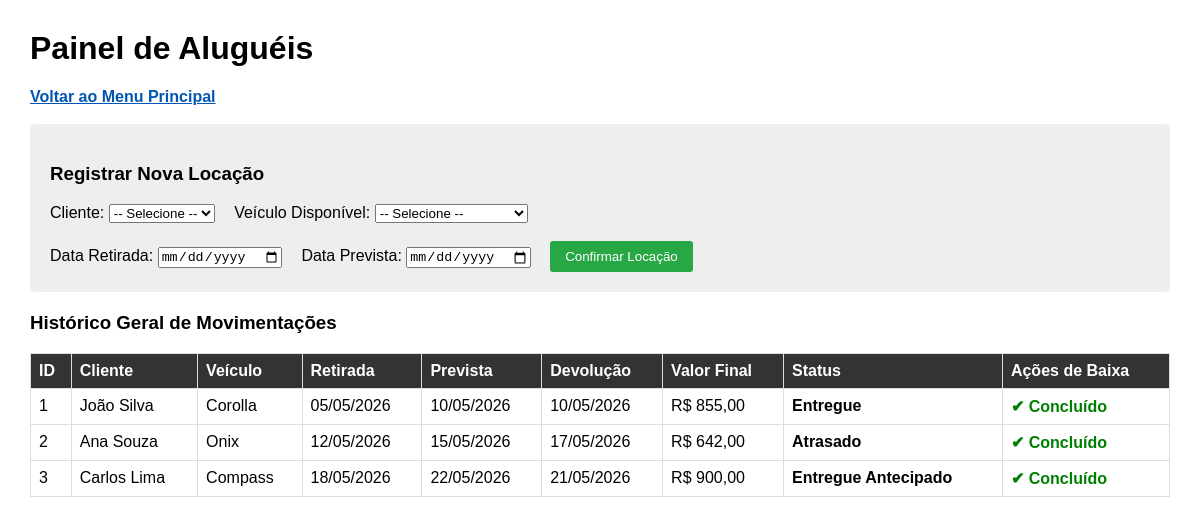
/alugueislista.php, run on the app's committed database.
### tables this page shows
CREATE TABLE IF NOT EXISTS ALUGA (
    ID_LOCACAO INT AUTO_INCREMENT PRIMARY KEY,
    FK_CLIENTE_ID_CLIENTE INT NOT NULL,
    FK_VEICULOS_ID_VEICULOS INT NOT NULL,
    DATA_RETIRADA DATE NOT NULL,
    DATA_PREVISTA DATE NOT NULL,
    DATA_DEVOLUCAO DATE NULL,
    DIAS_CONTRATADOS INT NOT NULL,
    DIAS_REAIS INT NULL,
    VALOR_BRUTO DECIMAL(10,2) NOT NULL,
    DESCONTO DECIMAL(10,2) DEFAULT 0.00,
    MULTA DECIMAL(10,2) DEFAULT 0.00,
    VALOR_FINAL DECIMAL(10,2) NOT NULL,
    STATUS VARCHAR(30) DEFAULT 'Em andamento',
    
    FOREIGN KEY (FK_CLIENTE_ID_CLIENTE) REFERENCES CLIENTE (ID_CLIENTE),
    FOREIGN KEY (FK_VEICULOS_ID_VEICULOS) REFERENCES VEICULOS (ID_VEICULOS)
);

CREATE TABLE IF NOT EXISTS CLIENTE (
    ID_CLIENTE INT AUTO_INCREMENT PRIMARY KEY,
    NOME VARCHAR(100) NOT NULL,
    DATA_NASCIMENTO DATE NOT NULL,
    CIDADE VARCHAR(50) NOT NULL
);

CREATE TABLE IF NOT EXISTS VEICULOS (
    ID_VEICULOS INT AUTO_INCREMENT PRIMARY KEY,
    NOME_VEICULO VARCHAR(50) NOT NULL,
    PLACA VARCHAR(10) NOT NULL UNIQUE,
    CATEGORIA VARCHAR(30) NOT NULL,
    VALOR_DIARIA DECIMAL(10,2) NOT NULL,
    STATUS VARCHAR(20) DEFAULT 'disponivel'
);

### alugueislista.php (the view, shortened to what this page needs)
<?php
include_once 'conexao.php';
$locacoes = $conn->query("SELECT l.*, c.NOME, v.NOME_VEICULO FROM ALUGA l JOIN CLIENTE c ON l.FK_CLIENTE_ID_CLIENTE = c.ID_CLIENTE JOIN VEICULOS v ON l.FK_VEICULOS_ID_VEICULOS = v.ID_VEICULOS")->fetchAll(PDO::FETCH_ASSOC);
?>
<!DOCTYPE html>
<html lang="pt-br">
<head>
</head>
<body>
    <h1>Painel de Aluguéis</h1>
    <a href="index.php" style="font-weight: bold; color: #0056b3;">Voltar ao Menu Principal</a><br><br>
    <div class="bloco">
        <h3>Registrar Nova Locação</h3>
        <form method="POST">
            <label>Cliente:</label>
            <select name="id_cliente" required>
                <option value="">-- Selecione --</option>
            </select>
            <label style="margin-left: 15px;">Veículo Disponível:</label>
            <select name="id_veiculo" required>
                <option value="">-- Selecione --</option>
            </select>
            <br><br>
            <label>Data Retirada:</label>
            <input type="date" name="data_retirada" required>
            <label style="margin-left: 15px;">Data Prevista:</label>
            <input type="date" name="data_prevista" required>
            <button type="submit" name="novo_aluguel" style="margin-left: 15px; background: #28a745; color: white; border: none; padding: 8px 15px; cursor: pointer; border-radius:3px;">Confirmar Locação</button>
        </form>
    </div>
    <h3>Histórico Geral de Movimentações</h3>
    <table>
        <tr>
            <th>ID</th><th>Cliente</th><th>Veículo</th><th>Retirada</th><th>Prevista</th><th>Devolução</th><th>Valor Final</th><th>Status</th><th>Ações de Baixa</th>
        </tr>
        <?php foreach($locacoes as $l): ?>
        <tr>
            <td><?= $l['ID_LOCACAO'] ?></td>
            <td><?= $l['NOME'] ?></td>
            <td><?= $l['NOME_VEICULO'] ?></td>
            <td><?= date('d/m/Y', strtotime($l['DATA_RETIRADA'])) ?></td>
            <td><?= date('d/m/Y', strtotime($l['DATA_PREVISTA'])) ?></td>
            <td><?= $l['DATA_DEVOLUCAO'] ? date('d/m/Y', strtotime($l['DATA_DEVOLUCAO'])) : 'Com o cliente' ?></td>
            <td>R$ <?= number_format($l['VALOR_FINAL'], 2, ',', '.') ?></td>
            <td><strong><?= $l['STATUS'] ?></strong></td>
            <td>
                <?php if($l['STATUS'] === 'Em andamento'): ?>
                    <form method="POST" style="display: inline;">
                        <input type="hidden" name="id_locacao" value="<?= $l['ID_LOCACAO'] ?>">
                        <input type="hidden" name="fk_cliente" value="<?= $l['FK_CLIENTE_ID_CLIENTE'] ?>">
                        <input type="hidden" name="fk_veiculo" value="<?= $l['FK_VEICULOS_ID_VEICULOS'] ?>">
                        <input type="hidden" name="dt_retirada" value="<?= $l['DATA_RETIRADA'] ?>">
                        <input type="hidden" name="dt_prevista" value="<?= $l['DATA_PREVISTA'] ?>">
                        <input type="date" name="data_devolucao" required>
                        <button type="submit" name="devolver_carro" style="background: #dc3545; color: white; border: none; padding: 3px 8px; cursor: pointer; border-radius:3px;">Dar Baixa</button>
                    </form>
                <?php else: ?>
                    <span style="color: green; font-weight: bold;">✔ Concluído</span>
                <?php endif; ?>
            </td>
        </tr>
        <?php endforeach; ?>
    </table>
</body>
</html>

### alugueislista.php (style rules this page uses)
body { font-family: Arial, sans-serif; margin: 30px; }
.bloco { background: #eee; padding: 20px; border-radius: 5px; margin-bottom: 20px; }
table { width: 100%; border-collapse: collapse; margin-top: 15px; }
th, td { border: 1px solid #ddd; padding: 8px; text-align: left; }
th { background: #333; color: white; }

### data on the page
aluga: ID_LOCACAO "1", FK_CLIENTE_ID_CLIENTE.NOME "João Silva", FK_VEICULOS_ID_VEICULOS.NOME_VEICULO "Corolla", DATA_RETIRADA "05/05/2026", DATA_PREVISTA "10/05/2026", DATA_DEVOLUCAO "10/05/2026", VALOR_FINAL "855,00", STATUS "Entregue", shows "✔ Concluído"
aluga: ID_LOCACAO "2", FK_CLIENTE_ID_CLIENTE.NOME "Ana Souza", FK_VEICULOS_ID_VEICULOS.NOME_VEICULO "Onix", DATA_RETIRADA "12/05/2026", DATA_PREVISTA "15/05/2026", DATA_DEVOLUCAO "17/05/2026", VALOR_FINAL "642,00", STATUS "Atrasado", shows "✔ Concluído"
aluga: ID_LOCACAO "3", FK_CLIENTE_ID_CLIENTE.NOME "Carlos Lima", FK_VEICULOS_ID_VEICULOS.NOME_VEICULO "Compass", DATA_RETIRADA "18/05/2026", DATA_PREVISTA "22/05/2026", DATA_DEVOLUCAO "21/05/2026", VALOR_FINAL "900,00", STATUS "Entregue Antecipado", shows "✔ Concluído"
